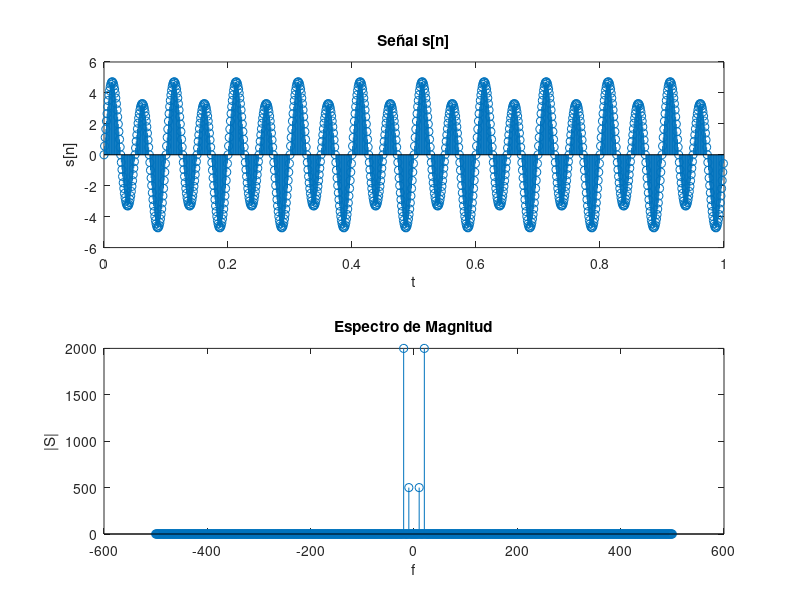
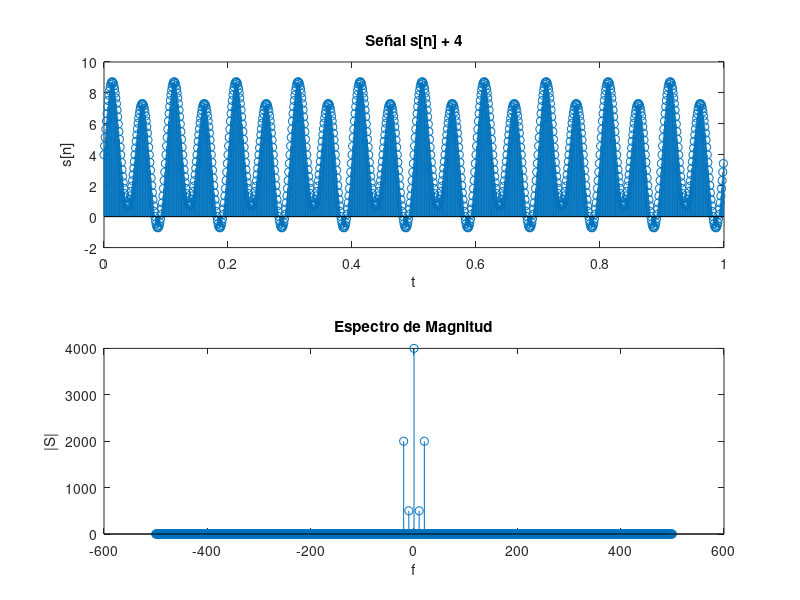
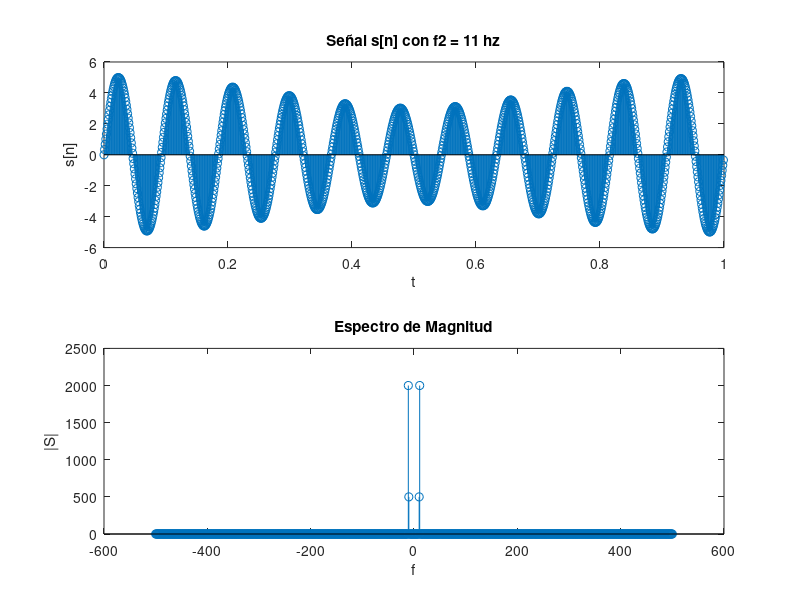
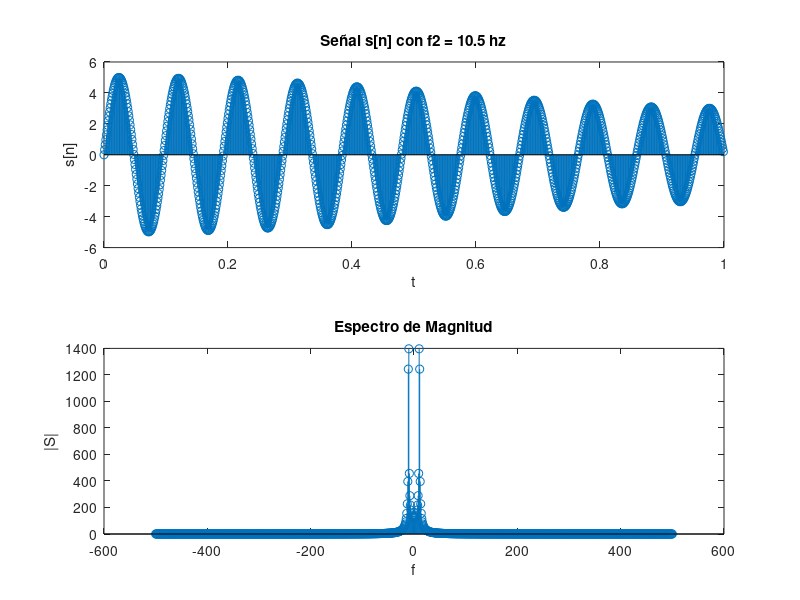

Write the MATLAB code that produced these figures, in order.
## generacion de s[t]
f1=10;
f2=20;
tm=0.001;
fm=1/tm;
ti=0;
tf=1;
t=ti:tm:tf-tm;
s=sin(2*pi*f1*t) + 4*sin(2*pi*f2*t);

## S[k]
S = abs(fft(s, length(s)));
df=fm/length(t);
k=-fm/2:df:fm/2;

mitad = (length(S)/2) + 1;


figure(1)
subplot(2,1,1);
stem(t,s);
title('Señal s[n]');
ylabel('s[n]');
xlabel('t');
subplot(2,1,2);
stem(k, [S(mitad:end), S(1:mitad)] );
title('Espectro de Magnitud');
ylabel('|S|');
xlabel('f');

# Relacion de Parseval para la TDF

E1 = s*s'
E2 = (1/length(S))*S*S'

# Cambios
# 1- se suma 4 a s;

s=sin(2*pi*f1*t) + 4*sin(2*pi*f2*t) + 4;
S = abs(fft(s, length(s)));

figure(2);
subplot(2,1,1);
stem(t,s);
title('Señal s[n] + 4');
ylabel('s[n]');
xlabel('t');
subplot(2,1,2);
stem(k, [S(mitad:end), S(1:mitad)] );
title('Espectro de Magnitud');
ylabel('|S|');
xlabel('f');

# 2- f2 = 20 hz-> f2 = 11hz;

s=sin(2*pi*f1*t) + 4*sin(2*pi*11*t);
S = abs(fft(s, length(s)));

figure(3);
subplot(2,1,1);
stem(t,s);
title('Señal s[n] con f2 = 11 hz');
ylabel('s[n]');
xlabel('t');
subplot(2,1,2);
stem(k, [S(mitad:end), S(1:mitad)] );
title('Espectro de Magnitud');
ylabel('|S|');
xlabel('f');

# 3- f2 = 20 hz-> f2 = 10.5 hz;

s=sin(2*pi*f1*t) + 4*sin(2*pi*10.5*t);
S = abs(fft(s, length(s)));

figure(4);
subplot(2,1,1);
stem(t,s);
title('Señal s[n] con f2 = 10.5 hz');
ylabel('s[n]');
xlabel('t');
subplot(2,1,2);
stem(k, [S(mitad:end), S(1:mitad)] );
title('Espectro de Magnitud');
ylabel('|S|');
xlabel('f');

# 4- t =[0s, 2s)

ti=0;
tf=2;
t=ti:tm:tf-tm;
s=sin(2*pi*f1*t) + 4*sin(2*pi*f2*t);
S = abs(fft(s, length(s)));
df=fm/length(t);
k=-fm/2:df:fm/2;
mitad = (length(S)/2) + 1;



figure(5);
subplot(2,1,1);
stem(t,s);
title('Señal s[n] en [0,2) seg');
ylabel('s[n]');
xlabel('t');
subplot(2,1,2);
stem(k, [S(mitad:end), S(1:mitad)] );
title('Espectro de Magnitud');
ylabel('|S|');
xlabel('f');

